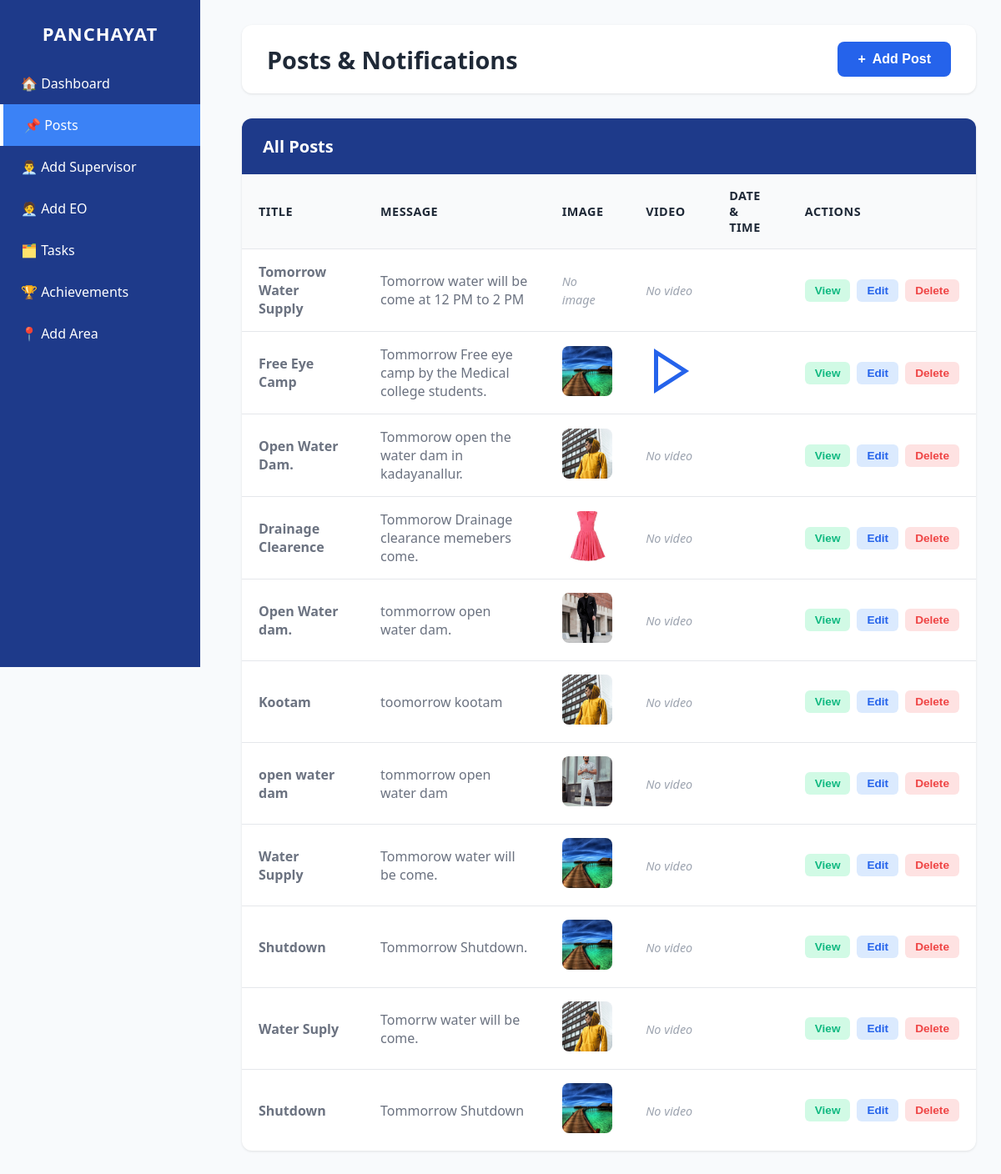
/posts/, run on the app's committed database.
### myapp/models.py (models this page shows)
class Post(models.Model):
    title = models.CharField(max_length=200)
    image = models.ImageField(upload_to='posts/images/', null=True, blank=True)
    video = models.FileField(upload_to='posts/videos/', null=True, blank=True)
    message = models.TextField(null=True, blank=True)
    created_at = models.DateTimeField(default=timezone.now)
    deleted_by = models.TextField(blank=True, default="")

### myapp/views.py (the view, shortened to what this page needs)
# urls.py: path('posts/', views.Posts, name='Posts'),
def Posts(request):
    posts=Post.objects.all().order_by('-created_at')
    return render(request, "posts.html", {"posts": posts})

### myapp/templates/posts.html (shortened to what this page needs)
<!DOCTYPE html>
<html lang="en">
<head>
</head>
<body>
  <div class="sidebar" role="navigation" aria-label="Main sidebar">
    <h2>PANCHAYAT</h2>
    <div class="menu">
      <a href="{% url 'Mainpageadmin' %}">🏠 Dashboard</a>
      <a href="{% url 'Posts' %}" class="active">📌 Posts</a>
      <a href="{% url 'Add_supervisor' %}">👨‍💼 Add Supervisor</a>
      <a href="{% url 'Add_eo' %}">🧑‍💼 Add EO</a>
      <a href="{% url 'Tasks' %}">🗂️ Tasks</a>
      <a href="{% url 'achievment' %}">🏆 Achievements</a>
      <a href="{% url 'Add_area' %}">📍 Add Area</a>
    </div>
  </div>
  <div class="main-content">
    <div class="header">
      <h1>Posts & Notifications</h1>
      <button class="add-btn" onclick="openModal()">
        <span>+</span> Add Post
      </button>
    </div>
    <div class="table-container">
      <div class="table-header">
        <h2>All Posts</h2>
      </div>
      <table id="postsTable">
        <thead>
          <tr>
            <th>Title</th>
            <th>Message</th>
            <th>Image</th>
            <th>Video</th>
            <th>Date & Time</th>
            <th>Actions</th>
          </tr>
        </thead>
        <tbody id="tableBody">
          {% if posts %}
            {% for post in posts %}
            <tr>
              <td><strong>{{ post.title }}</strong></td>
              <td>{{ post.message|truncatewords:15 }}</td>
              <td>
                {% if post.image %}
                  <img src="{{ post.image.url }}" alt="Post Image" class="media-preview" onclick="viewMedia('{{ post.image.url }}', 'image')">
                {% else %}
                  <span class="no-media">No image</span>
                {% endif %}
              </td>
              <td>
                {% if post.video %}
                  <img alt="Video" class="media-preview" onclick="viewMedia('{{ post.video.url }}', 'video')">
                {% else %}
                  <span class="no-media">No video</span>
                {% endif %}
              </td>
              <td>{{ post.datetime|date:"M d, Y - h:i A" }}</td>
              <td>
                <div class="action-btns">
                  <button class="btn-view" onclick="viewPost('{{ post.id }}')">View</button>
                  <button class="btn-edit" onclick="editPost('{{ post.id }}')">Edit</button>
                  <button class="btn-delete" onclick="deletePost('{{ post.id }}')">Delete</button>
                </div>
              </td>
            </tr>
            {% endfor %}
          {% else %}
            <tr>
              <td colspan="6" style="text-align: center; padding: 40px; color: #9ca3af;">
                No posts found. Click "Add Post" to create one.
              </td>
            </tr>
          {% endif %}
        </tbody>
      </table>
    </div>
  </div>
</body>
</html>

### myapp/templates/posts.html (style rules this page uses)
* { margin: 0; padding: 0; box-sizing: border-box; }
:root { --primary-blue: #2563eb; --dark-blue: #1e40af; --light-blue: #dbeafe; --sidebar-bg: #1e3a8a; --sidebar-hover: #334155; --text-dark: #1f2937; --text-light: #6b7280; --border-color: #e5e7eb; --success-green: #10b981; --danger-red: #ef4444; }
body { font-family: 'Segoe UI', Tahoma, Geneva, Verdana, sans-serif; background-color: #f8fafc; color: var(--text-dark); }
.sidebar { width: 240px; height: 100vh; background: #1e3a8a; color: #fff; padding: 25px 0; position: fixed; top: 0; left: 0; }
.sidebar h2 { text-align: center; margin-bottom: 20px; font-size: 22px; letter-spacing: 1px; font-weight: bold; }
.menu a { display: block; padding: 14px 25px; color: white; text-decoration: none; font-size: 16px; transition: 0.2s; }
.sidebar .active { background: #3b82f6; border-left: 4px solid #ffffff; }
.main-content { margin-left: 260px; padding: 30px; }
.header { display: flex; justify-content: space-between; align-items: center; margin-bottom: 30px; background: white; padding: 20px 30px; border-radius: 12px; box-shadow: 0 1px 3px rgba(0,0,0,0.1); }
.header h1 { font-size: 1.8em; color: var(--text-dark); }
.add-btn { background-color: var(--primary-blue); color: white; border: none; padding: 12px 24px; border-radius: 8px; font-size: 1em; font-weight: 600; cursor: pointer; display: flex; align-items: center; gap: 8px; transition: all 0.3s; }
.table-container { background: white; border-radius: 12px; box-shadow: 0 1px 3px rgba(0,0,0,0.1); overflow: hidden; }
.table-header { padding: 20px 25px; background: #1e3a8a; color: white; display: flex; justify-content: space-between; align-items: center; }
.table-header h2 { font-size: 20px; font-weight: 600; }
table { width: 100%; border-collapse: collapse; }
thead { background-color: #f9fafb; }
th { padding: 16px 20px; text-align: left; font-weight: 600; color: var(--text-dark); font-size: 0.9em; text-transform: uppercase; letter-spacing: 0.5px; }
td { padding: 16px 20px; border-top: 1px solid var(--border-color); color: var(--text-light); }
tbody tr { transition: background-color 0.2s; }
.media-preview { width: 60px; height: 60px; object-fit: cover; border-radius: 8px; cursor: pointer; transition: transform 0.2s; }
.no-media { color: #9ca3af; font-style: italic; font-size: 0.9em; }
.action-btns { display: flex; gap: 8px; }
.btn-view, .btn-edit, .btn-delete { padding: 6px 12px; border: none; border-radius: 6px; cursor: pointer; font-size: 0.85em; font-weight: 600; transition: all 0.2s; }
.btn-view { background-color: #d1fae5; color: var(--success-green); }
.btn-edit { background-color: #dbeafe; color: var(--primary-blue); }
.btn-delete { background-color: #fee2e2; color: var(--danger-red); }

### data on the page
Post: title "Tomorrow Water Supply", message "Tomorrow water will be come at 12 PM to 2 PM", image "No image", video "No video"
Post: title "Free Eye Camp", message "Tommorrow Free eye camp by the Medical college students.", image (picture)
Post: title "Open Water Dam.", message "Tommorow open the water dam in kadayanallur.", image (picture), video "No video"
Post: title "Drainage Clearence", message "Tommorow Drainage clearance memebers come.", image (picture), video "No video"
Post: title "Open Water dam.", message "tommorrow open water dam.", image (picture), video "No video"
Post: title "Kootam", message "toomorrow kootam", image (picture), video "No video"
Post: title "open water dam", message "tommorrow open water dam", image (picture), video "No video"
Post: title "Water Supply", message "Tommorow water will be come.", image (picture), video "No video"
Post: title "Shutdown", message "Tommorrow Shutdown.", image (picture), video "No video"
Post: title "Water Suply", message "Tomorrw water will be come.", image (picture), video "No video"
Post: title "Shutdown", message "Tommorrow Shutdown", image (picture), video "No video"
